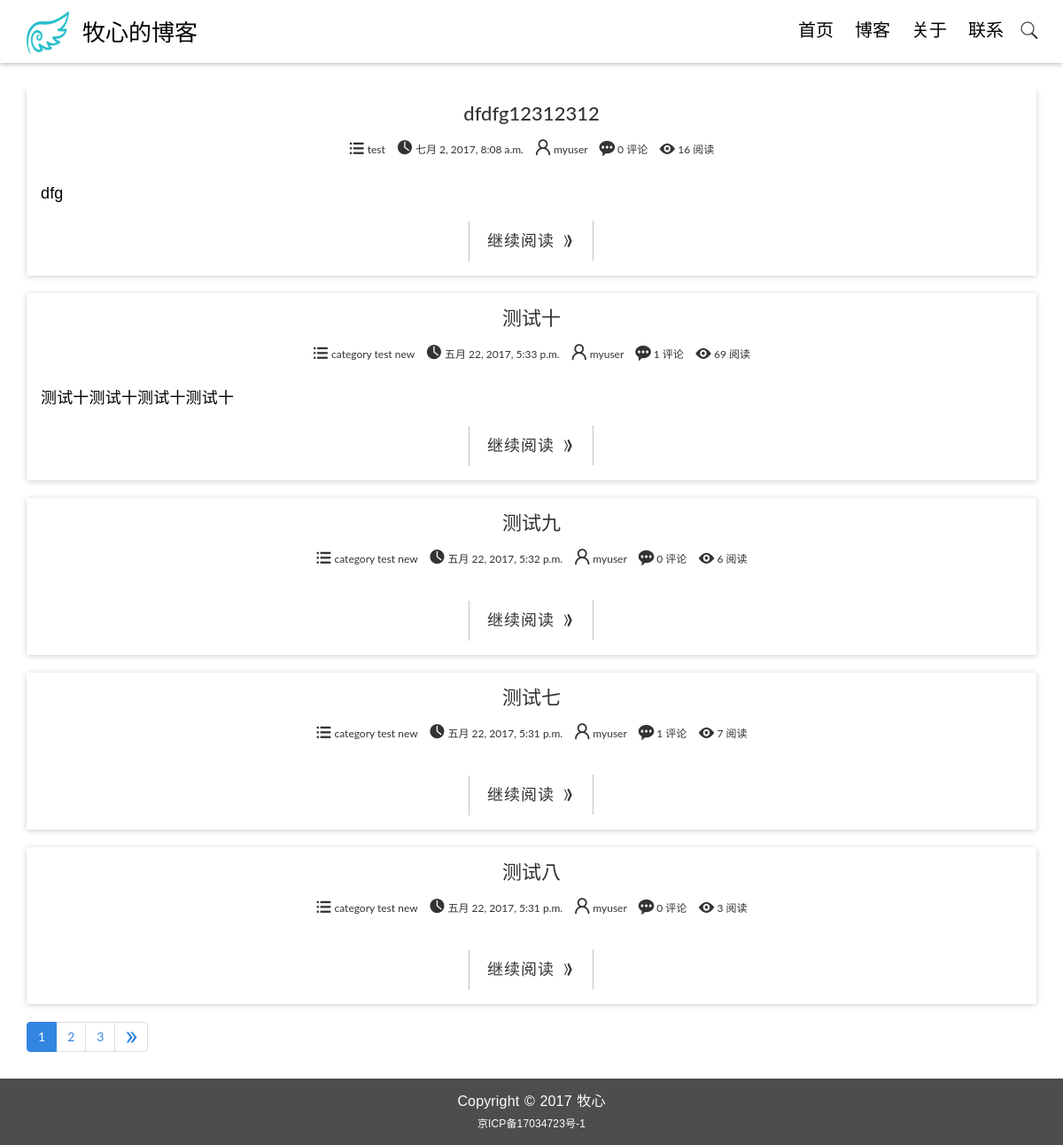
The app's page /full_blog with its own data.
### blog/models.py (models this page shows, shortened)
@python_2_unicode_compatible
class Post(models.Model):
    title = models.CharField(max_length=70)
    body = models.TextField()
    created_time = models.DateTimeField()
    modified_time = models.DateTimeField()
    excerpt = models.CharField(max_length=200,blank=True)
    category = models.ForeignKey(Category)
    tags = models.ManyToManyField(Tag, blank=True)
    author = models.ForeignKey(User)
    views = models.PositiveIntegerField(default=0)
    def get_absolute_url(self):
        return reverse('blog:detail', kwargs={'pk': self.pk})
    class Meta:
        ordering = ['-created_time']

@python_2_unicode_compatible
class Category(models.Model):
    name = models.CharField(max_length=100)

### blog/views.py (the view)
# urls.py: url(r'^full_blog$', views.full_blog, name='full_blog'),
def full_blog(request):
    post_list = Post.objects.all().order_by('-created_time')
    paginator = Paginator(post_list, 5)
    page = request.GET.get('page')
    try:
        post_list = paginator.page(page)
    except PageNotAnInteger:
        post_list = paginator.page(1)
    except EmptyPage:
        post_list = paginator.page(paginator.num_pages)
    return render(request, 'blog/full-blog.html', context={'post_list': post_list})

### blog/templatetags/page_tags.py (called while the page is built)
@register.simple_tag
def circle_page(curr_page, loop_page):
    offset = abs(curr_page - loop_page)
    if offset < 3:
        if curr_page == loop_page:
            page_ele = '<li class="active"><a href="?page=%s">%s</a></li>'%(loop_page, loop_page)
        else:
            page_ele = '<li><a href="?page=%s">%s</a></li>'%(loop_page, loop_page)
        return format_html(page_ele)
    else:
        return ''

### templates/blog/full-blog.html (shortened to what this page needs)
{% load staticfiles %}
{% load page_tags %}
<!DOCTYPE html>
<html id="wrapper">
	<head>
        <link rel="stylesheet" href="{% static 'css/bootstrap.min.css' %}">
        <link rel="stylesheet" href="{% static 'css/iconfont.css' %}">
        <link rel="stylesheet" href="{% static 'css/pace.css' %}">
        <link rel="stylesheet" href="{% static 'css/custom.css' %}">
	</head>
	<body>
        <header class="site-header">
            <div class="container fadeInUp animated" data-wow-duration="0.5s" data-wow-delay="0.2s">
                <div class="row">
                    <div class="col-md-4 col-sm-5 col-xs-8">
                        <div class="logo">
                            <h1><a href="{% url 'blog:index' %}"><img src="{% static 'img/icons/logo.png' %}"/><span>牧心的博客</span></a></h1>
                        </div>
                    </div>
                    <div class="col-md-8 col-sm-7 col-xs-4">
                        <nav class="main-nav" role="navigation">
                            <div class="collapse navbar-collapse" id="bs-example-navbar-collapse-1">
                                <ul class="nav navbar-nav navbar-right">
                                    <li class="cl-effect-11"><a href="{% url 'blog:index' %}" data-hover="首页">首页</a></li>
                                    <li class="cl-effect-11"><a href="{% url 'blog:full_blog' %}" data-hover="博客">博客</a></li>
                                    <li class="cl-effect-11"><a href="{% url 'blog:about' %}" data-hover="关于">关于</a></li>
                                    <li class="cl-effect-11"><a href="{% url 'blog:contact' %}" data-hover="联系">联系</a></li>
                                </ul>
                            </div>
                        </nav>
                        <div id="header-search-box">
                            <a id="search-menu" href="#">
                                <i id="search-icon" class="iconfont icon-sousuo_sousuo"></i>
                            </a>
                        </div>
                    </div>
                </div>
            </div>
        </header>
         <div class="content-body">
            <div class="container">
                <div class="row">
                    <main class="col-md-12 fadeInLeft animated" >
                        {% block main %}
                            {% for post in post_list %}
                                <article class="post post-{{ post.pk }}">
                                    <header class="entry-header">
                                        <h1 class="entry-title">{{ post.title }}</h1>
                                       <div class="entry-meta">
                                          <span class="post-category">
                                              <i class="iconfont icon-fenlei"></i>
                                              <a href="#">{{ post.category.name }}</a>
                                          </span>
                                          <span class="post-date">
                                              <i class="iconfont icon-shijian"></i>
                                              <a href="#">
                                                  <time class="entry-date" datetime="{{ post.created_time }}">{{ post.created_time }}</time>
                                              </a>
                                          </span>
                                          <span class="post-author">
                                              <i class="iconfont icon-zuozhe"></i>
                                              <a href="#">{{ post.author }}</a>
                                          </span>
                                          <span class="comments-link">
                                              <i class="iconfont icon-pinglun"></i>
                                              <a href="#">{{ post.comment_set.count }} 评论</a>
                                          </span>
                                          <span class="views-count">
                                              <i class="iconfont icon-yuedu"></i>
                                              <a href="#">{{ post.views }} 阅读</a>
                                          </span>
                                       </div>
                                    </header>
                                    <div class="entry-content clearfix">
                                        <p>{{ post.excerpt }}</p>
                                        <div class="read-more cl-effect-14">
                                            <a href="{{ post.get_absolute_url }}" class="more-link">继续阅读 <i class="iconfont icon-6icon"></i></a>
                                        </div>
                                    </div>
                                </article>
                            {% empty %}
                                <div class="no-post">暂时还没有发布的文章！</div>
                            {% endfor %}
                            <nav aria-label="Page navigation">
                              <ul class="pagination">
                                {%  for pg in post_list.paginator.page_range %}
                                    {% circle_page post_list.number pg %}
                                {% endfor %}
                                {% if post_list.has_next %}
                                    <li>
                                      <a href="?page={{ post_list.next_page_number }}" aria-label="Next">
                                          <i aria-hidden="true" class="iconfont icon-next-arrow"></i>
                                      </a>
                                    </li>
                                    {% endif %}
                              </ul>
                            </nav>
                        {% endblock main %}
                    </main>
                </div>
            </div>
        </div>
        <footer class="site-footer">
            <div class="container wow fadeInUp animated" data-wow-duration="0.5s" data-wow-delay="0.2s">
                <div class="row">
                    <div class="col-md-12">
                        <p class="copyright">Copyright&nbsp;&copy;&nbsp;2017&nbsp;牧心</p>
						<p class="icp"><a href="http://www.miitbeian.gov.cn/" target="_blank">京ICP备17034723号-1</a></p>
                    </div>
                </div>
            </div>
        </footer>
	</body>
</html>

### records on screen
Post: title "dfdfg12312312", category.name "test", created_time "七月 2, 2017, 8:08 a.m.", author "myuser", comment_set.count "0", views "16", excerpt "dfg"
Post: title "测试十", category.name "category test new", created_time "五月 22, 2017, 5:33 p.m.", author "myuser", comment_set.count "1", views "69", excerpt "测试十测试十测试十测试十"
Post: title "测试九", category.name "category test new", created_time "五月 22, 2017, 5:32 p.m.", author "myuser", comment_set.count "0", views "6"
Post: title "测试七", category.name "category test new", created_time "五月 22, 2017, 5:31 p.m.", author "myuser", comment_set.count "1", views "7"
Post: title "测试八", category.name "category test new", created_time "五月 22, 2017, 5:31 p.m.", author "myuser", comment_set.count "0", views "3"
